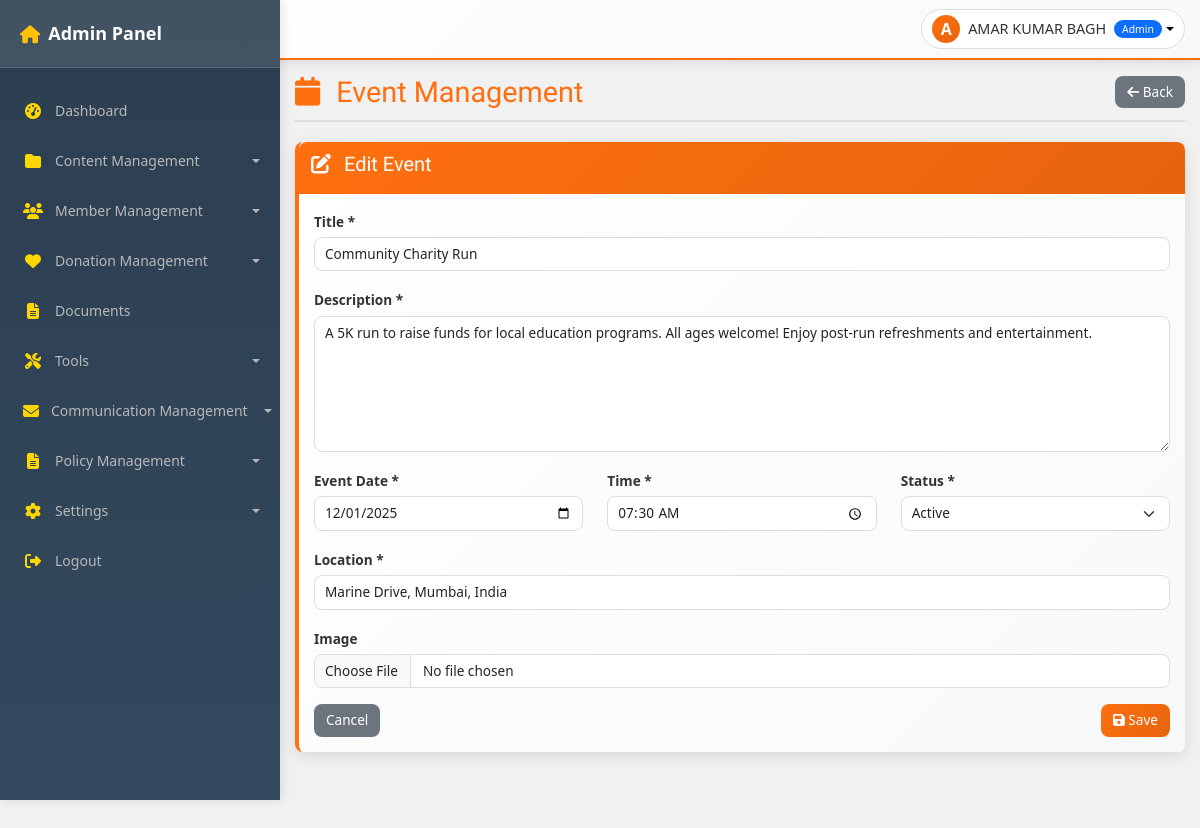
The app's page /admin/events.php?action=edit&id=18 (signed in) with its own data.
### tables this page shows
CREATE TABLE `events` (
  `id` int(11) NOT NULL,
  `title` varchar(255) NOT NULL,
  `description` text NOT NULL,
  `event_date` date NOT NULL,
  `event_time` time NOT NULL,
  `location` varchar(255) NOT NULL,
  `image` varchar(255) DEFAULT NULL,
  `status` enum('active','inactive') DEFAULT 'active',
  `created_at` timestamp NOT NULL DEFAULT current_timestamp()
);

### admin/events.php (the view, shortened to what this page needs)
<?php
$db = getDbConnection();
$action = $_GET['action'] ?? 'list';
$id = $_GET['id'] ?? 0;
$event_data = null;
if ($action === 'edit' && $id > 0) {
    $stmt = $db->prepare("SELECT * FROM events WHERE id = ?");
    $stmt->execute([$id]);
    $event_data = $stmt->fetch();
}
$events_list = [];
include 'includes/header.php';
?>
<div class="admin-content">
    <?php include 'includes/topbar.php'; ?>
    <div class="main-content">
        <div class="page-header">
            <h1 class="page-title">
                <i class="fas fa-calendar me-3"></i>Event Management
            </h1>
            <div class="page-actions">
                <?php if ($action === 'list'): ?>
                <a href="?action=add" class="btn btn-primary">
                    <i class="fas fa-plus"></i> Add New Event
                </a>
                <?php else: ?>
                <a href="?" class="btn btn-secondary">
                    <i class="fas fa-arrow-left"></i> Back
                </a>
                <?php endif; ?>
            </div>
        </div>
        <?php if ($action === 'list'): ?>
        <div class="admin-card">
            <div class="card-header">
                <h5><i class="fas fa-list"></i> Events List</h5>
            </div>
            <div class="card-body">
                <div class="table-responsive">
                    <table class="table table-striped">
                        <thead>
                            <tr>
                                <th>Image</th>
                                <th>Title</th>
                                <th>Date/Time</th>
                                <th>Location</th>
                                <th>Status</th>
                                <th>Actions</th>
                            </tr>
                        </thead>
                        <tbody>
                            <?php foreach ($events_list as $event): ?>
                            <tr>
                                <td>
                                    <?php if (!empty($event['image'])): ?>
                                    <img src="<?php echo SITE_URL . '/img/' . $event['image']; ?>"
                                         alt="<?php echo htmlspecialchars($event['title']); ?>"
                                         class="img-thumbnail" width="60" height="60">
                                    <?php else: ?>
                                    <div class="bg-light d-flex align-items-center justify-content-center" style="width: 60px; height: 60px;">
                                        <i class="fas fa-calendar text-muted"></i>
                                    </div>
                                    <?php endif; ?>
                                </td>
                                <td>
                                    <strong><?php echo htmlspecialchars($event['title']); ?></strong>
                                    <br>
                                    <small class="text-muted">
                                        <?php echo htmlspecialchars(substr(strip_tags($event['description']), 0, 80)) . '...'; ?>
                                    </small>
                                </td>
                                <td>
                                    <strong><?php echo date('d M Y', strtotime($event['event_date'])); ?></strong>
                                    <br>
                                    <small class="text-muted"><?php echo date('h:i A', strtotime($event['event_time'])); ?></small>
                                </td>
                                <td><?php echo htmlspecialchars($event['location']); ?></td>
                                <td>
                                    <span class="badge bg-<?php echo $event['status'] === 'active' ? 'success' : 'secondary'; ?>">
                                        <?php echo $event['status'] === 'active' ? 'Active' : 'Inactive'; ?>
                                    </span>
                                </td>
                                <td>
                                    <div class="btn-group" role="group">
                                        <a href="?action=edit&id=<?php echo $event['id']; ?>" class="btn btn-sm btn-outline-primary">
                                            <i class="fas fa-edit"></i>
                                        </a>
                                        <button type="button" class="btn btn-sm btn-outline-danger" onclick="deleteEvent(<?php echo $event['id']; ?>)">
                                            <i class="fas fa-trash"></i>
                                        </button>
                                    </div>
                                </td>
                            </tr>
                            <?php endforeach; ?>
                        </tbody>
                    </table>
                </div>
            </div>
        </div>
        <?php elseif ($action === 'add' || $action === 'edit'): ?>
        <div class="admin-card">
            <div class="card-header">
                <h5><i class="fas fa-<?php echo $action === 'add' ? 'plus' : 'edit'; ?>"></i>
                    <?php echo $action === 'add' ? 'Add New Event' : 'Edit Event'; ?>
                </h5>
            </div>
            <div class="card-body">
                <form method="POST" enctype="multipart/form-data">
                    <div class="mb-3">
                        <label for="title" class="form-label">Title *</label>
                        <input type="text" class="form-control" id="title" name="title" required
                               value="<?php echo htmlspecialchars($event_data['title'] ?? ''); ?>">
                    </div>
                    <div class="mb-3">
                        <label for="description" class="form-label">Description *</label>
                        <textarea class="form-control" id="description" name="description" rows="6" required><?php echo htmlspecialchars($event_data['description'] ?? ''); ?></textarea>
                    </div>
                    <div class="row">
                        <div class="col-md-4">
                            <div class="mb-3">
                                <label for="event_date" class="form-label">Event Date *</label>
                                <input type="date" class="form-control" id="event_date" name="event_date" required
                                       value="<?php echo htmlspecialchars($event_data['event_date'] ?? ''); ?>">
                            </div>
                        </div>
                        <div class="col-md-4">
                            <div class="mb-3">
                                <label for="event_time" class="form-label">Time *</label>
                                <input type="time" class="form-control" id="event_time" name="event_time" required
                                       value="<?php echo htmlspecialchars($event_data['event_time'] ?? ''); ?>">
                            </div>
                        </div>
                        <div class="col-md-4">
                            <div class="mb-3">
                                <label for="status" class="form-label">Status *</label>
                                <select class="form-select" id="status" name="status" required>
                                    <option value="active" <?php echo ($event_data['status'] ?? '') === 'active' ? 'selected' : ''; ?>>Active</option>
                                </select>
                            </div>
                        </div>
                    </div>
                    <div class="mb-3">
                        <label for="location" class="form-label">Location *</label>
                        <input type="text" class="form-control" id="location" name="location" required
                               value="<?php echo htmlspecialchars($event_data['location'] ?? ''); ?>">
                    </div>
                    <div class="mb-3">
                        <label for="image" class="form-label">Image</label>
                        <input type="file" class="form-control" id="image" name="image" accept="image/*">
                    </div>
                    <div class="d-flex justify-content-between">
                        <a href="?" class="btn btn-secondary">Cancel</a>
                        <button type="submit" class="btn btn-primary">
                            <i class="fas fa-save"></i> Save
                        </button>
                    </div>
                </form>
            </div>
        </div>
        <?php endif; ?>
    </div>
</div>
<?php include 'includes/sidebar.php'; ?>
<?php include 'includes/footer.php'; ?>

### admin/assets/css/style.css (style rules this page uses)
:root { --primary-color: #ff6f0f; --primary-dark: #e6640e; --primary-light: #ff8a3d; --secondary-color: var(--primary-dark); --secondary-dark: var(--primary-dark); --secondary-light: var(--primary-light); --gold-color: #ffd700; --success-color: #25d366; --success-dark: #128c7e; --info-color: #17a2b8; --warning-color: #ffc107; --danger-color: #dc3545; --text-color: #333; --text-light: #555; --text-muted: #6c757d; --text-white: #fff; --text-light-gray: #b8b8b8; --light-bg: #f8f9fa; --body-bg: #f1f1f1; --white-bg: #ffffff; --dark-bg: #151414; --darker-bg: #2c2c2c; --black-bg: #000; --border-light: #ddd; --border-lighter: #eee; --border-dark: #373636; --gradient-primary: linear-gradient(135deg, var(--primary-color), var(--primary-dark)); --gradient-primary-reverse: linear-gradient(175deg, var(--primary-color) 50%, var(--primary-dark) 50%); --gradient-header: linear-gradient(135deg, #ffffff 0%, #f8f9fa 100%); --gradient-navbar: linear-gradient(180deg, #2c3e50 0%, #34495e 100%); --gradient-success: linear-gradient(135deg, var(--success-color), var(--success-dark)); --shadow-light: rgba(0, 0, 0, 0.05); --shadow-medium: rgba(0, 0, 0, 0.1); --shadow-dark: rgba(0, 0, 0, 0.15); --shadow-darker: rgba(0, 0, 0, 0.2); --shadow-darkest: rgba(0, 0, 0, 0.3); --overlay-light: rgba(255, 255, 255, 0.1); --overlay-medium: rgba(255, 255, 255, 0.2); --overlay-dark: rgba(0, 0, 0, 0.5); --overlay-darker: rgba(0, 0, 0, 0.6); --overlay-darkest: rgba(0, 0, 0, 0.7); --primary-color-overlay: rgba(255, 111, 15, 0.7); --sidebar-width: 280px; --sidebar-collapsed-width: 70px; --topbar-height: 60px; --border-radius: 8px; --box-shadow: 0 4px 15px var(--shadow-medium); --transition: all 0.3s ease; }
* { margin: 0; padding: 0; box-sizing: border-box; }
body { font-family: "Teko", sans-serif; font-weight: 400; background-color: var(--body-bg); color: var(--text-color); overflow-x: hidden; }
h1, h2, h3, h4, h5, h6 { font-family: "Bakbak One", sans-serif; }
@media (min-width: 992px) { .admin-content { margin-left: var(--sidebar-width); width: calc(100% - var(--sidebar-width)); } }
.admin-content { flex: 1; min-height: 100vh; background-color: var(--body-bg); padding: 0; margin-top: var(--topbar-height); transition: margin-left 0.3s ease; width: 100%; overflow-x: hidden; }
.main-content { flex-grow: 1; padding: 15px; background-color: var(--body-bg); min-height: calc(100vh - var(--topbar-height)); overflow-x: hidden; width: 100%; max-width: 100%; }
.page-header { display: flex; justify-content: space-between; align-items: center; margin-bottom: 20px; padding-bottom: 10px; border-bottom: 2px solid var(--border-light); }
.page-title { margin: 0; color: var(--primary-color); font-size: 1.8rem; font-family: "Bakbak One", sans-serif; }
.page-actions { display: flex; gap: 8px; }
.admin-card { background: var(--gradient-header); border-radius: var(--border-radius); box-shadow: var(--box-shadow); transition: var(--transition); border: none; margin-bottom: 15px; border-left: 4px solid var(--primary-color); }
.admin-card .card-header { background: var(--gradient-primary); color: var(--text-white); padding: 10px 12px; font-weight: bold; display: flex; align-items: center; justify-content: space-between; border-radius: var(--border-radius) var(--border-radius) 0 0; border-bottom: none; }
.admin-card .card-header i { margin-right: 8px; }
.admin-card .card-body { padding: 15px; }
.form-control, .form-select { border-radius: var(--border-radius); border: 1px solid var(--border-light); padding: 6px 10px; transition: var(--transition); font-size: 0.85rem; width: 100%; box-sizing: border-box; }
.form-label { font-weight: 600; color: var(--text-color); margin-bottom: 5px; font-size: 0.85rem; }
.btn { border-radius: var(--border-radius); padding: 6px 12px; font-weight: 500; transition: var(--transition); border: none; cursor: pointer; font-size: 0.85rem; }
.btn-primary { background: var(--gradient-primary); color: var(--text-white); }
.btn-secondary { background: var(--text-muted); color: var(--text-white); }

### admin/includes/header.php (style rules this page uses)
body { font-family: 'Segoe UI', Tahoma, Geneva, Verdana, sans-serif; }

### records on screen
events: title "Community Charity Run", description "A 5K run to raise funds for local education programs. All ages welcome! Enjoy post-run refreshments and entertainment.", event_date "12/01/2025", event_time "07:30:00", status "Active", location "Marine Drive, Mumbai, India"

### other values on screen
$pageTitle "Event Management"
substr($_SESSION['user_name'], 0, 1) "A"
$_SESSION['user_name'] "AMAR KUMAR BAGH"
$_SESSION['user_type'] "Admin"
